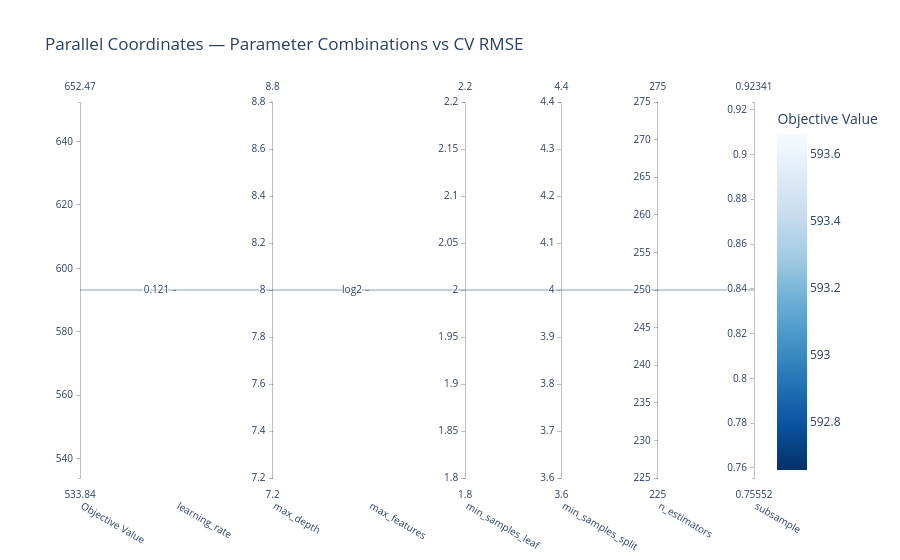

Here is the notebook cell this chart was saved with:
### Code cell
# Plot 3: Parallel coordinates — visualize all param combos vs score
fig = optuna.visualization.plot_parallel_coordinate(study)
fig.update_layout(title='Parallel Coordinates — Parameter Combinations vs CV RMSE')
fig.show()

### Figure 1 — Plotly figure (JSON) as saved in the notebook; plotly's stock layout.template omitted (floating-point values rounded to 4 significant figures)
{"data": [{"dimensions": [{"label": "Objective Value", "range": [593.2, 593.2], "values": [593.2]}, {"label": "learning_rate", "range": [-0.9188, -0.9188], "ticktext": ["0.121"], "tickvals": [-0.9188], "values": [-0.9188]}, {"label": "max_depth", "range": [8, 8], "values": [8]}, {"label": "max_features", "range": [0, 0], "ticktext": ["log2"], "tickvals": [0], "values": [0]}, {"label": "min_samples_leaf", "range": [2, 2], "values": [2]}, {"label": "min_samples_split", "range": [4, 4], "values": [4]}, {"label": "n_estimators", "range": [250, 250], "values": [250]}, {"label": "subsample", "range": [0.8395, 0.8395], "values": [0.8395]}], "labelangle": 30, "labelside": "bottom", "line": {"color": [593.2], "colorbar": {"title": {"text": "Objective Value"}}, "colorscale": [[0, "rgb(247,251,255)"], [0.125, "rgb(222,235,247)"], [0.25, "rgb(198,219,239)"], [0.375, "rgb(158,202,225)"], [0.5, "rgb(107,174,214)"], [0.625, "rgb(66,146,198)"], [0.75, "rgb(33,113,181)"], [0.875, "rgb(8,81,156)"], [1, "rgb(8,48,107)"]], "reversescale": true, "showscale": true}, "type": "parcoords"}], "layout": {"title": {"text": "Parallel Coordinates — Parameter Combinations vs CV RMSE"}}}
